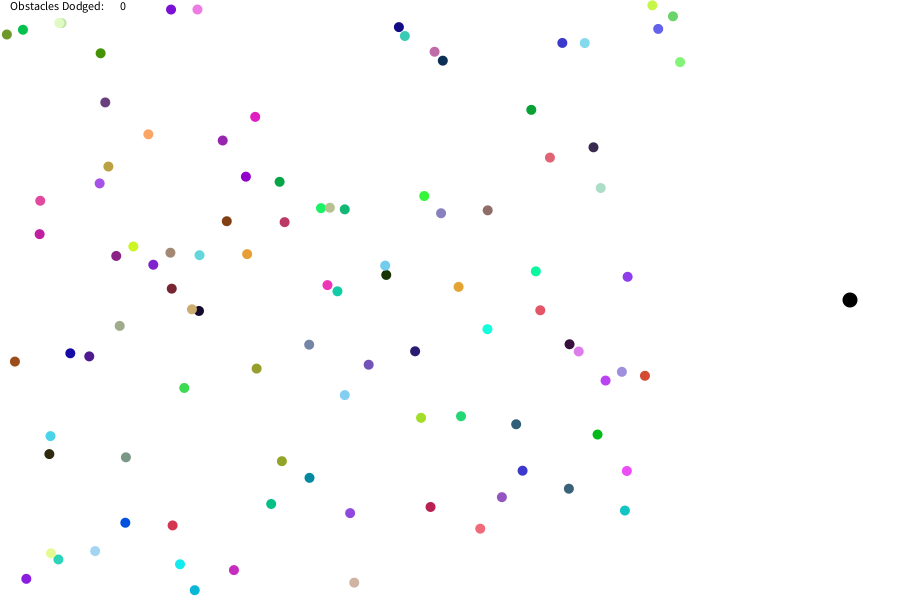
Frame 1 (no input)
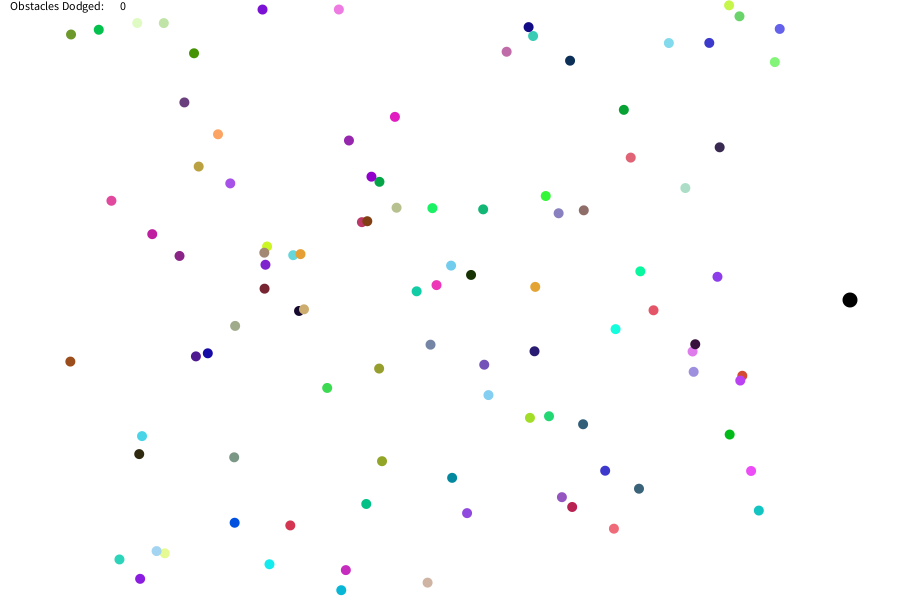
Frame 60 (the mouse pressed at the canvas centre just before this capture)
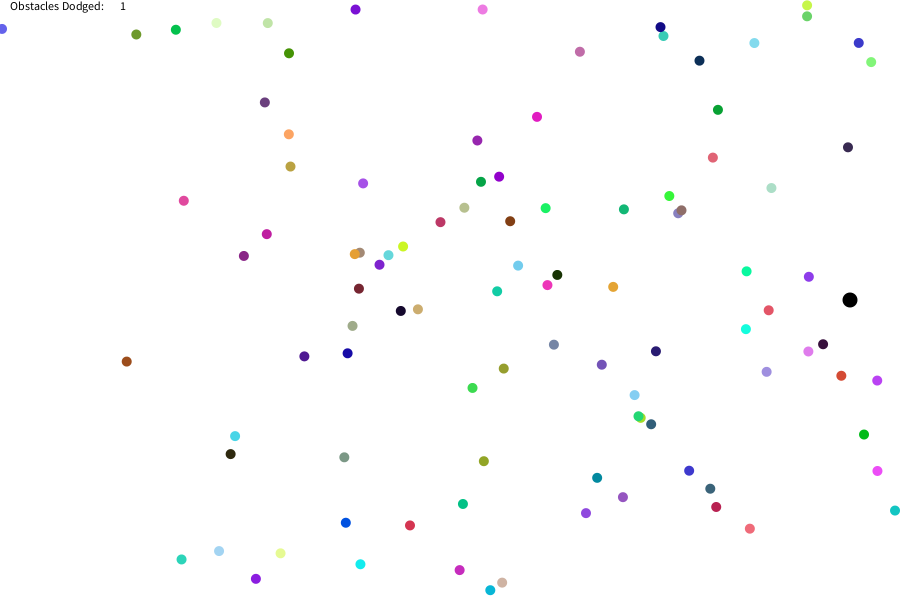
Frame 120 (the mouse held since frame 60 and released just before this capture)

The Processing sketch that drew these frames (run headless with seeded random() and noise(); from frame 60 on, the mouse is pressed at the canvas centre):

// Processing sketch: Dodgeball_Arrays
// ── Dodgeball_Arrays.pde
float[] x = new float[100];
float[] y = new float[100];
float[] speed = new float[100];
color[] c = new color[100];

int ux, uy;
int score;
int level;

void setup () {
  size (900, 600);
  frameRate (60);
  noStroke();
  smooth();

  ux = 850;
  uy = height / 2;

  for (int i=0; i < x.length; i++) {
    y[i] = random (0, height);
    x[i] = random (0, width - 200);
    speed[i] = random (0.9, 2.5);
    c[i] = color (random(0, 255), random(0, 255), random(0, 255));
  }
}

void draw () {

  //WIN SCREEN
  if (level == 1) {
    background (255);
    textSize (50);
    fill (0, 255, 0);
    text ("You Win!", width / 2 - 110, height / 2);
  }

  //LOSE SCREEN
  if (level == 3) {
    background (255);
    textSize (50);
    fill (255, 0, 0);
    text ("You Lose!", width / 2 - 120, height / 2);
  }

  //MAIN GAME
  if (level == 0) {
    background (255);

    //Player
    if (keyPressed) {
      if (key=='w') uy = uy - 2;
      if (key=='s') uy = uy + 2;
      if (key=='a') ux = ux - 2;
      if (key=='d') ux = ux + 2;
    }
    fill (0);
    ellipse (ux, uy, 15, 15);

    //Score
    text ("Obstacles Dodged:", 10, 10);
    text (score, 120, 10);
    if (score > 300) level = 1;

    //Draw Obstacles
    for (int i=0; i < x.length; i++) {
      x[i]=x[i]+speed[i];
      fill (c[i]);
      ellipse(x[i], y[i], 10, 10);

      if (x[i] >= width) {
        x[i] = 0;
        speed[i] = random (0.9, 2.5);
        fill (c[i]);
        score = score + 1;
      }

      //Collision Detection
      //if (dist (ux, uy, x[i], y[i]) < 11) level = 3;
    }
  }
}
